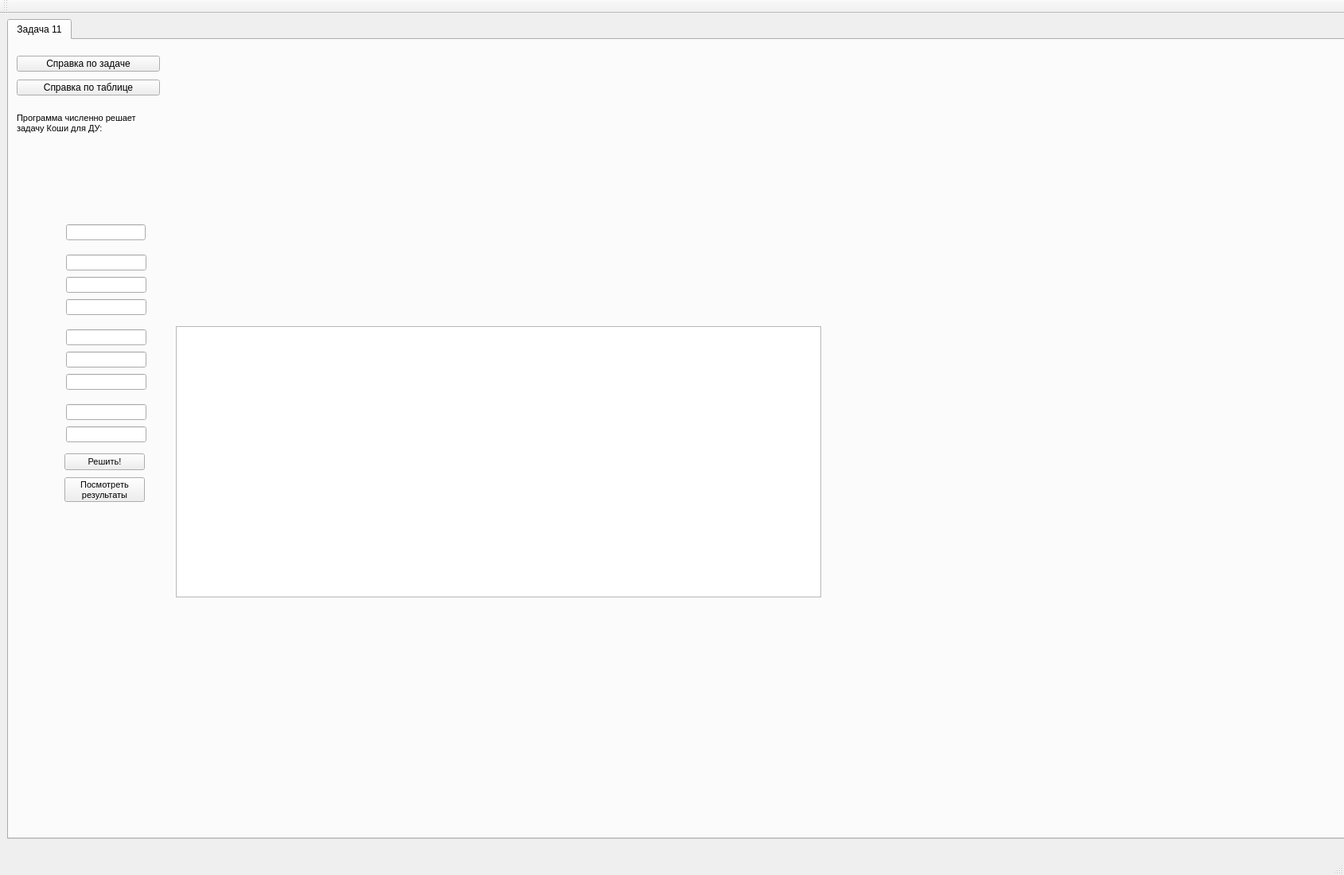
<?xml version="1.0" encoding="UTF-8"?>
<ui version="4.0">
 <class>MainWindow</class>
 <widget class="QMainWindow" name="MainWindow">
  <property name="geometry">
   <rect>
    <x>0</x>
    <y>0</y>
    <width>1689</width>
    <height>1100</height>
   </rect>
  </property>
  <property name="windowTitle">
   <string>MainWindow</string>
  </property>
  <widget class="QWidget" name="centralWidget">
   <widget class="QTabWidget" name="tabWidget">
    <property name="geometry">
     <rect>
      <x>9</x>
      <y>7</y>
      <width>1800</width>
      <height>1031</height>
     </rect>
    </property>
    <property name="currentIndex">
     <number>0</number>
    </property>
    <widget class="QWidget" name="mainTask2">
     <attribute name="title">
      <string>Задача 11</string>
     </attribute>
     <widget class="QLabel" name="main2Picture_Equation">
      <property name="geometry">
       <rect>
        <x>-10</x>
        <y>120</y>
        <width>191</width>
        <height>91</height>
       </rect>
      </property>
      <property name="text">
       <string/>
      </property>
      <property name="pixmap">
       <pixmap>../Resources/DE3.png</pixmap>
      </property>
      <property name="scaledContents">
       <bool>true</bool>
      </property>
     </widget>
     <widget class="QPushButton" name="main2SolveButton">
      <property name="geometry">
       <rect>
        <x>70</x>
        <y>520</y>
        <width>101</width>
        <height>21</height>
       </rect>
      </property>
      <property name="font">
       <font>
        <pointsize>8</pointsize>
       </font>
      </property>
      <property name="text">
       <string>Решить!</string>
      </property>
     </widget>
     <widget class="QLabel" name="main2Picture_x0">
      <property name="geometry">
       <rect>
        <x>36</x>
        <y>270</y>
        <width>28</width>
        <height>21</height>
       </rect>
      </property>
      <property name="text">
       <string/>
      </property>
      <property name="pixmap">
       <pixmap>../Resources/x_0.png</pixmap>
      </property>
      <property name="scaledContents">
       <bool>true</bool>
      </property>
     </widget>
     <widget class="QLineEdit" name="main2LineEdit_u0">
      <property name="geometry">
       <rect>
        <x>72</x>
        <y>298</y>
        <width>101</width>
        <height>20</height>
       </rect>
      </property>
     </widget>
     <widget class="QLabel" name="main2Picture_nmax">
      <property name="geometry">
       <rect>
        <x>5</x>
        <y>455</y>
        <width>60</width>
        <height>25</height>
       </rect>
      </property>
      <property name="text">
       <string/>
      </property>
      <property name="pixmap">
       <pixmap>../Resources/Nmax.png</pixmap>
      </property>
      <property name="scaledContents">
       <bool>true</bool>
      </property>
     </widget>
     <widget class="QLineEdit" name="main2LineEdit_h">
      <property name="geometry">
       <rect>
        <x>72</x>
        <y>420</y>
        <width>101</width>
        <height>20</height>
       </rect>
      </property>
     </widget>
     <widget class="QLineEdit" name="main2LineEdit_nmax">
      <property name="geometry">
       <rect>
        <x>72</x>
        <y>458</y>
        <width>101</width>
        <height>20</height>
       </rect>
      </property>
     </widget>
     <widget class="QLabel" name="main2Picture_v_eps">
      <property name="geometry">
       <rect>
        <x>34</x>
        <y>485</y>
        <width>31</width>
        <height>25</height>
       </rect>
      </property>
      <property name="text">
       <string/>
      </property>
      <property name="pixmap">
       <pixmap>../Resources/v_eps.png</pixmap>
      </property>
      <property name="scaledContents">
       <bool>true</bool>
      </property>
     </widget>
     <widget class="QLabel" name="main2Picture_x_eps">
      <property name="geometry">
       <rect>
        <x>35</x>
        <y>390</y>
        <width>31</width>
        <height>25</height>
       </rect>
      </property>
      <property name="text">
       <string/>
      </property>
      <property name="pixmap">
       <pixmap>../Resources/x_eps.png</pixmap>
      </property>
      <property name="scaledContents">
       <bool>true</bool>
      </property>
     </widget>
     <widget class="QLineEdit" name="main2LineEdit_v_eps">
      <property name="geometry">
       <rect>
        <x>72</x>
        <y>486</y>
        <width>101</width>
        <height>20</height>
       </rect>
      </property>
     </widget>
     <widget class="QLabel" name="main2Picture_h">
      <property name="geometry">
       <rect>
        <x>42</x>
        <y>416</y>
        <width>25</width>
        <height>25</height>
       </rect>
      </property>
      <property name="text">
       <string/>
      </property>
      <property name="pixmap">
       <pixmap>../Resources/h.png</pixmap>
      </property>
      <property name="scaledContents">
       <bool>true</bool>
      </property>
     </widget>
     <widget class="QPushButton" name="main2ShowSolnInfoButton">
      <property name="geometry">
       <rect>
        <x>70</x>
        <y>550</y>
        <width>101</width>
        <height>31</height>
       </rect>
      </property>
      <property name="font">
       <font>
        <pointsize>8</pointsize>
       </font>
      </property>
      <property name="text">
       <string>Посмотреть
результаты</string>
      </property>
     </widget>
     <widget class="QLineEdit" name="main2LineEdit_xmax">
      <property name="geometry">
       <rect>
        <x>72</x>
        <y>364</y>
        <width>101</width>
        <height>20</height>
       </rect>
      </property>
     </widget>
     <widget class="QLineEdit" name="main2LineEdit_x0">
      <property name="geometry">
       <rect>
        <x>72</x>
        <y>270</y>
        <width>101</width>
        <height>20</height>
       </rect>
      </property>
     </widget>
     <widget class="QLabel" name="main2Picture_xmax">
      <property name="geometry">
       <rect>
        <x>7</x>
        <y>361</y>
        <width>60</width>
        <height>25</height>
       </rect>
      </property>
      <property name="text">
       <string/>
      </property>
      <property name="pixmap">
       <pixmap>../Resources/x_max.png</pixmap>
      </property>
      <property name="scaledContents">
       <bool>true</bool>
      </property>
     </widget>
     <widget class="QLineEdit" name="main2LineEdit_x_eps">
      <property name="geometry">
       <rect>
        <x>72</x>
        <y>392</y>
        <width>101</width>
        <height>20</height>
       </rect>
      </property>
     </widget>
     <widget class="QLabel" name="main2Picture_u0">
      <property name="geometry">
       <rect>
        <x>33</x>
        <y>299</y>
        <width>31</width>
        <height>21</height>
       </rect>
      </property>
      <property name="text">
       <string/>
      </property>
      <property name="pixmap">
       <pixmap>../Resources/u_0.png</pixmap>
      </property>
      <property name="scaledContents">
       <bool>true</bool>
      </property>
     </widget>
     <widget class="QLineEdit" name="main2LineEdit_u0_dash">
      <property name="geometry">
       <rect>
        <x>72</x>
        <y>326</y>
        <width>101</width>
        <height>20</height>
       </rect>
      </property>
     </widget>
     <widget class="QLabel" name="main2Picture_u0_dash">
      <property name="geometry">
       <rect>
        <x>34</x>
        <y>320</y>
        <width>32</width>
        <height>28</height>
       </rect>
      </property>
      <property name="text">
       <string/>
      </property>
      <property name="pixmap">
       <pixmap>../Resources/u'0.png</pixmap>
      </property>
      <property name="scaledContents">
       <bool>true</bool>
      </property>
     </widget>
     <widget class="QLineEdit" name="main2LineEdit_L">
      <property name="geometry">
       <rect>
        <x>72</x>
        <y>232</y>
        <width>100</width>
        <height>20</height>
       </rect>
      </property>
     </widget>
     <widget class="QLabel" name="main2Picture_a">
      <property name="geometry">
       <rect>
        <x>40</x>
        <y>226</y>
        <width>30</width>
        <height>30</height>
       </rect>
      </property>
      <property name="text">
       <string/>
      </property>
      <property name="pixmap">
       <pixmap>../Resources/a.png</pixmap>
      </property>
      <property name="scaledContents">
       <bool>true</bool>
      </property>
     </widget>
     <widget class="QTableView" name="main2Table">
      <property name="geometry">
       <rect>
        <x>210</x>
        <y>360</y>
        <width>811</width>
        <height>341</height>
       </rect>
      </property>
     </widget>
     <widget class="QWidget" name="main2Plot1Background" native="true">
      <property name="geometry">
       <rect>
        <x>400</x>
        <y>10</y>
        <width>41</width>
        <height>21</height>
       </rect>
      </property>
     </widget>
     <widget class="QWidget" name="main2Plot3Background" native="true">
      <property name="geometry">
       <rect>
        <x>400</x>
        <y>30</y>
        <width>41</width>
        <height>31</height>
       </rect>
      </property>
     </widget>
     <widget class="QCustomPlot" name="main2Plot1" native="true">
      <property name="geometry">
       <rect>
        <x>210</x>
        <y>20</y>
        <width>400</width>
        <height>320</height>
       </rect>
      </property>
     </widget>
     <widget class="QCustomPlot" name="main2Plot2" native="true">
      <property name="geometry">
       <rect>
        <x>615</x>
        <y>20</y>
        <width>400</width>
        <height>320</height>
       </rect>
      </property>
     </widget>
     <widget class="QWidget" name="main2Plot2Background" native="true">
      <property name="geometry">
       <rect>
        <x>380</x>
        <y>10</y>
        <width>31</width>
        <height>41</height>
       </rect>
      </property>
     </widget>
     <widget class="QCustomPlot" name="main2Plot3" native="true">
      <property name="geometry">
       <rect>
        <x>1020</x>
        <y>20</y>
        <width>400</width>
        <height>320</height>
       </rect>
      </property>
     </widget>
     <widget class="QPushButton" name="progInfoButton">
      <property name="geometry">
       <rect>
        <x>10</x>
        <y>20</y>
        <width>180</width>
        <height>20</height>
       </rect>
      </property>
      <property name="text">
       <string>Справка по задаче</string>
      </property>
     </widget>
     <widget class="QLabel" name="infLabel">
      <property name="geometry">
       <rect>
        <x>10</x>
        <y>80</y>
        <width>181</width>
        <height>51</height>
       </rect>
      </property>
      <property name="text">
       <string>&lt;html&gt;&lt;head/&gt;&lt;body&gt;&lt;p&gt;&lt;span style=&quot; font-size:8pt;&quot;&gt;Программа численно решает&lt;br/&gt;задачу Коши для ДУ:&lt;/span&gt;&lt;/p&gt;&lt;/body&gt;&lt;/html&gt;</string>
      </property>
     </widget>
     <widget class="QPushButton" name="tableInfoButton">
      <property name="geometry">
       <rect>
        <x>10</x>
        <y>50</y>
        <width>180</width>
        <height>20</height>
       </rect>
      </property>
      <property name="text">
       <string>Справка по таблице</string>
      </property>
     </widget>
     <widget class="QWidget" name="main2TableBackground" native="true">
      <property name="geometry">
       <rect>
        <x>180</x>
        <y>190</y>
        <width>21</width>
        <height>51</height>
       </rect>
      </property>
     </widget>
     <zorder>main2TableBackground</zorder>
     <zorder>main2Plot3Background</zorder>
     <zorder>main2Plot2Background</zorder>
     <zorder>main2Plot1Background</zorder>
     <zorder>main2Picture_Equation</zorder>
     <zorder>main2SolveButton</zorder>
     <zorder>main2Picture_x0</zorder>
     <zorder>main2LineEdit_u0</zorder>
     <zorder>main2Picture_nmax</zorder>
     <zorder>main2LineEdit_h</zorder>
     <zorder>main2LineEdit_nmax</zorder>
     <zorder>main2Picture_v_eps</zorder>
     <zorder>main2Picture_x_eps</zorder>
     <zorder>main2LineEdit_v_eps</zorder>
     <zorder>main2Picture_h</zorder>
     <zorder>main2ShowSolnInfoButton</zorder>
     <zorder>main2LineEdit_xmax</zorder>
     <zorder>main2LineEdit_x0</zorder>
     <zorder>main2Picture_xmax</zorder>
     <zorder>main2LineEdit_x_eps</zorder>
     <zorder>main2Picture_u0</zorder>
     <zorder>main2LineEdit_u0_dash</zorder>
     <zorder>main2Picture_u0_dash</zorder>
     <zorder>main2LineEdit_L</zorder>
     <zorder>main2Picture_a</zorder>
     <zorder>main2Table</zorder>
     <zorder>main2Plot1</zorder>
     <zorder>main2Plot2</zorder>
     <zorder>main2Plot3</zorder>
     <zorder>progInfoButton</zorder>
     <zorder>infLabel</zorder>
     <zorder>tableInfoButton</zorder>
    </widget>
   </widget>
  </widget>
  <widget class="QMenuBar" name="menuBar">
   <property name="geometry">
    <rect>
     <x>0</x>
     <y>0</y>
     <width>1689</width>
     <height>26</height>
    </rect>
   </property>
  </widget>
  <widget class="QToolBar" name="mainToolBar">
   <attribute name="toolBarArea">
    <enum>TopToolBarArea</enum>
   </attribute>
   <attribute name="toolBarBreak">
    <bool>false</bool>
   </attribute>
  </widget>
  <widget class="QStatusBar" name="statusBar"/>
 </widget>
 <layoutdefault spacing="6" margin="11"/>
 <customwidgets>
  <customwidget>
   <class>QCustomPlot</class>
   <extends>QWidget</extends>
   <header>qcustomplot.h</header>
   <container>1</container>
  </customwidget>
 </customwidgets>
 <resources/>
 <connections/>
</ui>
